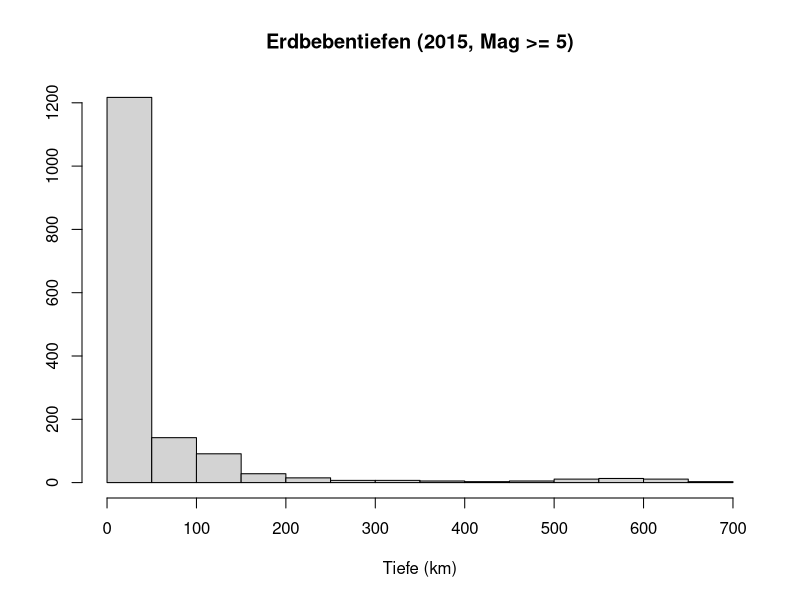
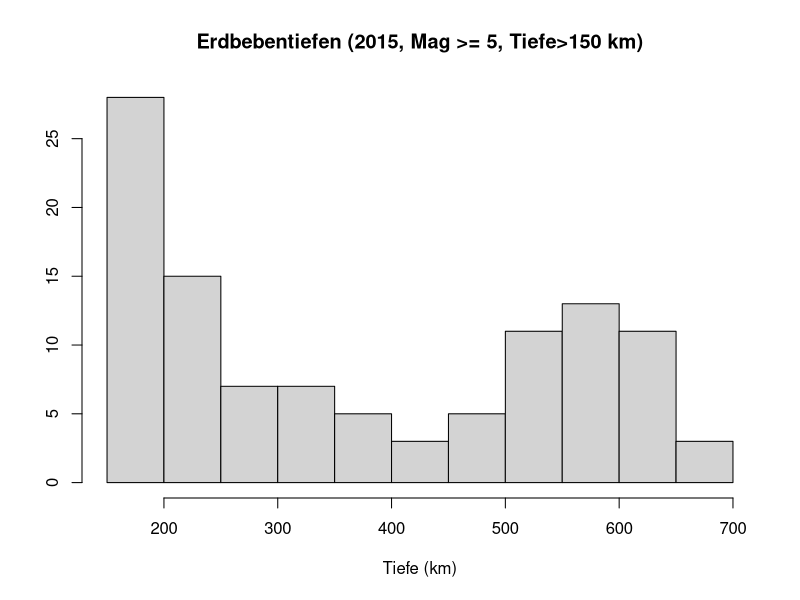

These figures' R source, in order:
quakes <- read.csv("2015_Magnitude-groesser-gleich-5.csv", stringsAsFactors = FALSE)

depths <- quakes[c('depth')]$depth

x11()

hist(depths, main='Erdbebentiefen (2015, Mag >= 5)', xlab='Tiefe (km)', ylab='')
z <- locator(1)

depths <- depths[depths > 150]

hist(depths, main='Erdbebentiefen (2015, Mag >= 5, Tiefe>150 km)', xlab='Tiefe (km)', ylab='')
z <- locator(1)
